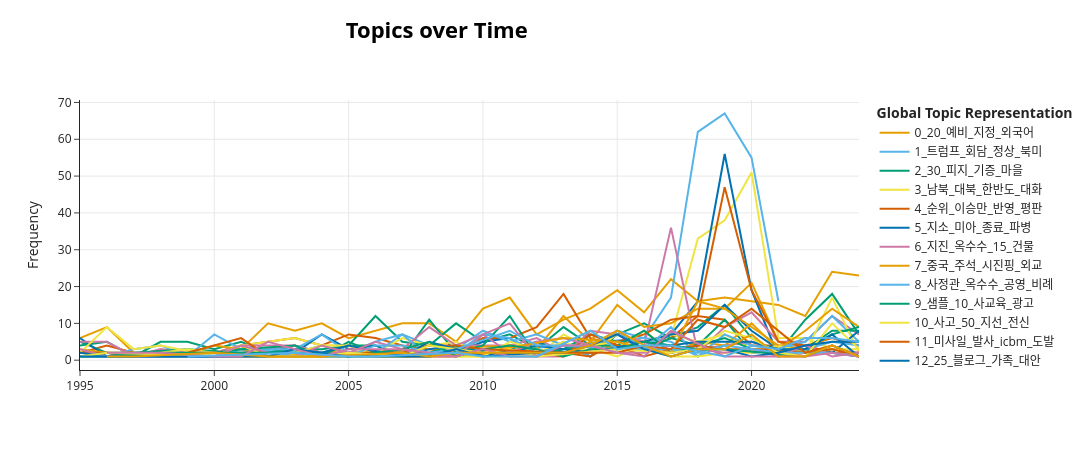

Notebook cell for this chart:
### Code cell
#show line plot of topics_over_time result
tot_vis = topic_model.visualize_topics_over_time(topics_over_time, top_n_topics=30)
tot_vis
